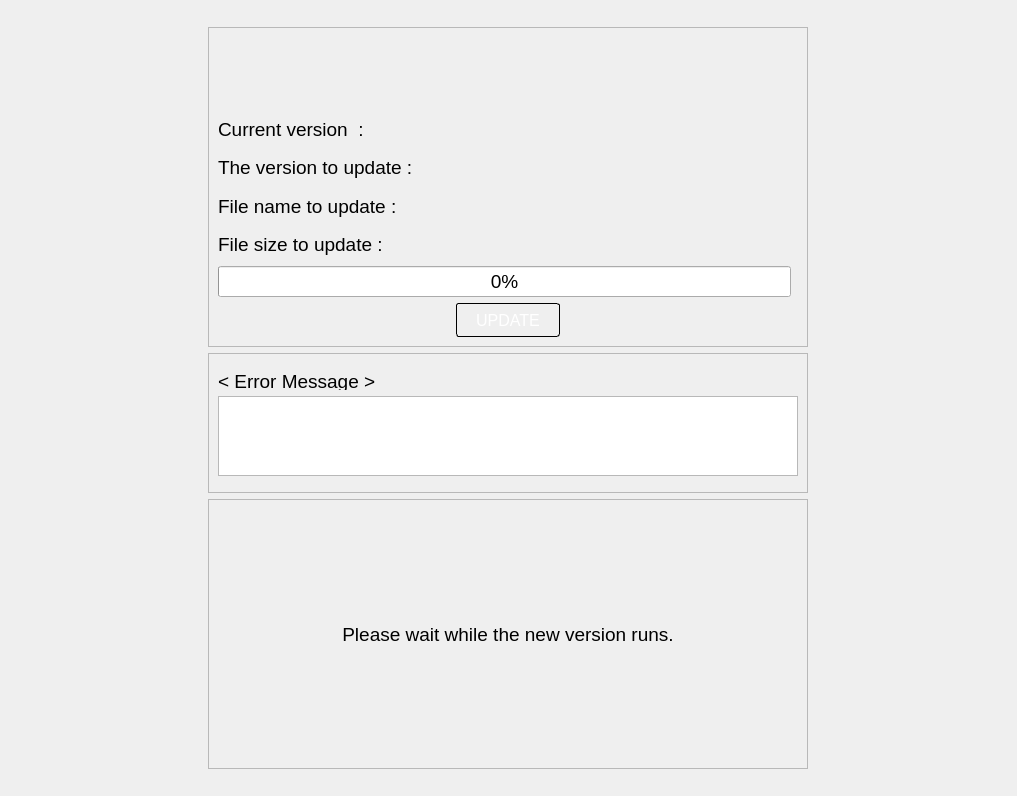
<?xml version="1.0" encoding="UTF-8"?>
<ui version="4.0">
 <class>UpdateWindow</class>
 <widget class="QWidget" name="UpdateWindow">
  <property name="geometry">
   <rect>
    <x>0</x>
    <y>0</y>
    <width>1017</width>
    <height>796</height>
   </rect>
  </property>
  <property name="windowTitle">
   <string>Form</string>
  </property>
  <property name="styleSheet">
   <string notr="true">QLabel {
 color: #000000
}

QTextEdit {
 color: #000000
}

QPushButton {
 /*color: #white;*/
 color: #ffffff;
 border: 1px solid black;
 border-radius: 3px;
 padding: 1px;
 background: qlineargradient(
   x1:0, y1:0, x2:0, y2:1,
   stop:0 #bec1d2,
   stop: 0.4 #717990,
   stop: 0.5 #5c637d
   stop:1 #68778e
 );
 min-width : 100px;
 min-height: 30px;
}

QPushButton:hover {
   background-color: khaki;
   color: black;
}

QPushButton:disabled {
   background-color: gray;
   color: #bec1d2;
}

QPushButton:pressed {
background: qlineargradient(
  x1:0, y1:0, x2:0, y2:1,
  stop:0 #68778e,
  stop: 0.4 #5c637d
  stop: 0.5 #717990,
  stop:1 #bec1d2
 );
 color: black;
}</string>
  </property>
  <layout class="QVBoxLayout" name="verticalLayout_3">
   <item>
    <spacer name="verticalSpacer_2">
     <property name="orientation">
      <enum>Qt::Vertical</enum>
     </property>
     <property name="sizeHint" stdset="0">
      <size>
       <width>20</width>
       <height>40</height>
      </size>
     </property>
    </spacer>
   </item>
   <item>
    <layout class="QHBoxLayout" name="horizontalLayout_7">
     <item>
      <widget class="QFrame" name="frame_update">
       <property name="minimumSize">
        <size>
         <width>600</width>
         <height>320</height>
        </size>
       </property>
       <property name="maximumSize">
        <size>
         <width>600</width>
         <height>320</height>
        </size>
       </property>
       <property name="frameShape">
        <enum>QFrame::StyledPanel</enum>
       </property>
       <property name="frameShadow">
        <enum>QFrame::Raised</enum>
       </property>
       <layout class="QVBoxLayout" name="verticalLayout">
        <item>
         <layout class="QHBoxLayout" name="horizontalLayout_10">
          <item>
           <widget class="QLabel" name="lbl_isUpdate_Message">
            <property name="font">
             <font>
              <family>Arial</family>
              <pointsize>16</pointsize>
             </font>
            </property>
            <property name="text">
             <string/>
            </property>
            <property name="alignment">
             <set>Qt::AlignCenter</set>
            </property>
           </widget>
          </item>
         </layout>
        </item>
        <item>
         <widget class="QLabel" name="label_6">
          <property name="text">
           <string/>
          </property>
         </widget>
        </item>
        <item>
         <layout class="QHBoxLayout" name="horizontalLayout">
          <item>
           <widget class="QLabel" name="label">
            <property name="font">
             <font>
              <family>Arial</family>
              <pointsize>14</pointsize>
             </font>
            </property>
            <property name="text">
             <string>Current version  : </string>
            </property>
           </widget>
          </item>
          <item>
           <widget class="QLabel" name="lbl_current_version">
            <property name="font">
             <font>
              <family>Arial</family>
              <pointsize>14</pointsize>
             </font>
            </property>
            <property name="layoutDirection">
             <enum>Qt::LeftToRight</enum>
            </property>
            <property name="text">
             <string/>
            </property>
            <property name="alignment">
             <set>Qt::AlignRight|Qt::AlignTrailing|Qt::AlignVCenter</set>
            </property>
           </widget>
          </item>
         </layout>
        </item>
        <item>
         <layout class="QHBoxLayout" name="horizontalLayout_2">
          <item>
           <widget class="QLabel" name="label_2">
            <property name="font">
             <font>
              <family>Arial</family>
              <pointsize>14</pointsize>
             </font>
            </property>
            <property name="text">
             <string>The version to update :</string>
            </property>
           </widget>
          </item>
          <item>
           <widget class="QLabel" name="lbl_update_version">
            <property name="font">
             <font>
              <family>Arial</family>
              <pointsize>14</pointsize>
             </font>
            </property>
            <property name="layoutDirection">
             <enum>Qt::LeftToRight</enum>
            </property>
            <property name="text">
             <string/>
            </property>
            <property name="alignment">
             <set>Qt::AlignRight|Qt::AlignTrailing|Qt::AlignVCenter</set>
            </property>
           </widget>
          </item>
         </layout>
        </item>
        <item>
         <layout class="QHBoxLayout" name="horizontalLayout_4">
          <item>
           <widget class="QLabel" name="label_5">
            <property name="font">
             <font>
              <family>Arial</family>
              <pointsize>14</pointsize>
             </font>
            </property>
            <property name="text">
             <string>File name to update : </string>
            </property>
           </widget>
          </item>
          <item>
           <widget class="QLabel" name="lbl_update_filename">
            <property name="font">
             <font>
              <family>Arial</family>
              <pointsize>14</pointsize>
             </font>
            </property>
            <property name="layoutDirection">
             <enum>Qt::LeftToRight</enum>
            </property>
            <property name="text">
             <string/>
            </property>
            <property name="alignment">
             <set>Qt::AlignRight|Qt::AlignTrailing|Qt::AlignVCenter</set>
            </property>
           </widget>
          </item>
         </layout>
        </item>
        <item>
         <layout class="QHBoxLayout" name="horizontalLayout_5">
          <item>
           <widget class="QLabel" name="label_3">
            <property name="font">
             <font>
              <family>Arial</family>
              <pointsize>14</pointsize>
             </font>
            </property>
            <property name="text">
             <string>File size to update :</string>
            </property>
           </widget>
          </item>
          <item>
           <widget class="QLabel" name="lbl_update_filesize">
            <property name="font">
             <font>
              <family>Arial</family>
              <pointsize>14</pointsize>
             </font>
            </property>
            <property name="layoutDirection">
             <enum>Qt::LeftToRight</enum>
            </property>
            <property name="text">
             <string/>
            </property>
            <property name="alignment">
             <set>Qt::AlignRight|Qt::AlignTrailing|Qt::AlignVCenter</set>
            </property>
           </widget>
          </item>
         </layout>
        </item>
        <item>
         <layout class="QHBoxLayout" name="horizontalLayout_3">
          <item>
           <widget class="QProgressBar" name="prog_download_progress">
            <property name="font">
             <font>
              <family>Arial</family>
              <pointsize>14</pointsize>
             </font>
            </property>
            <property name="value">
             <number>0</number>
            </property>
           </widget>
          </item>
          <item>
           <widget class="QLabel" name="lmm">
            <property name="minimumSize">
             <size>
              <width>1</width>
              <height>20</height>
             </size>
            </property>
            <property name="maximumSize">
             <size>
              <width>1</width>
              <height>20</height>
             </size>
            </property>
            <property name="font">
             <font>
              <family>Arial</family>
              <pointsize>14</pointsize>
             </font>
            </property>
            <property name="text">
             <string/>
            </property>
           </widget>
          </item>
         </layout>
        </item>
        <item>
         <layout class="QHBoxLayout" name="horizontalLayout_6">
          <item>
           <spacer name="horizontalSpacer">
            <property name="orientation">
             <enum>Qt::Horizontal</enum>
            </property>
            <property name="sizeHint" stdset="0">
             <size>
              <width>40</width>
              <height>20</height>
             </size>
            </property>
           </spacer>
          </item>
          <item>
           <widget class="QPushButton" name="pbt_update_start">
            <property name="minimumSize">
             <size>
              <width>104</width>
              <height>34</height>
             </size>
            </property>
            <property name="maximumSize">
             <size>
              <width>200</width>
              <height>16777215</height>
             </size>
            </property>
            <property name="font">
             <font>
              <family>Arial</family>
              <pointsize>12</pointsize>
             </font>
            </property>
            <property name="text">
             <string>UPDATE</string>
            </property>
           </widget>
          </item>
          <item>
           <spacer name="horizontalSpacer_2">
            <property name="orientation">
             <enum>Qt::Horizontal</enum>
            </property>
            <property name="sizeHint" stdset="0">
             <size>
              <width>40</width>
              <height>20</height>
             </size>
            </property>
           </spacer>
          </item>
         </layout>
        </item>
       </layout>
      </widget>
     </item>
    </layout>
   </item>
   <item>
    <layout class="QHBoxLayout" name="horizontalLayout_8">
     <item>
      <widget class="QFrame" name="frame_error_message">
       <property name="minimumSize">
        <size>
         <width>600</width>
         <height>140</height>
        </size>
       </property>
       <property name="maximumSize">
        <size>
         <width>600</width>
         <height>140</height>
        </size>
       </property>
       <property name="frameShape">
        <enum>QFrame::StyledPanel</enum>
       </property>
       <property name="frameShadow">
        <enum>QFrame::Raised</enum>
       </property>
       <layout class="QVBoxLayout" name="verticalLayout_2">
        <item>
         <layout class="QVBoxLayout" name="verticalLayout_4">
          <item>
           <widget class="QLabel" name="label_4">
            <property name="minimumSize">
             <size>
              <width>160</width>
              <height>20</height>
             </size>
            </property>
            <property name="maximumSize">
             <size>
              <width>160</width>
              <height>20</height>
             </size>
            </property>
            <property name="font">
             <font>
              <family>Arial</family>
              <pointsize>14</pointsize>
             </font>
            </property>
            <property name="text">
             <string>&lt; Error Message &gt;</string>
            </property>
            <property name="alignment">
             <set>Qt::AlignLeading|Qt::AlignLeft|Qt::AlignTop</set>
            </property>
           </widget>
          </item>
          <item>
           <widget class="QTextEdit" name="te_error_message">
            <property name="minimumSize">
             <size>
              <width>0</width>
              <height>80</height>
             </size>
            </property>
            <property name="maximumSize">
             <size>
              <width>16777215</width>
              <height>80</height>
             </size>
            </property>
            <property name="font">
             <font>
              <family>Arial</family>
              <pointsize>14</pointsize>
             </font>
            </property>
           </widget>
          </item>
         </layout>
        </item>
       </layout>
      </widget>
     </item>
    </layout>
   </item>
   <item>
    <layout class="QHBoxLayout" name="horizontalLayout_11">
     <item>
      <widget class="QFrame" name="frame_waitloading">
       <property name="minimumSize">
        <size>
         <width>600</width>
         <height>270</height>
        </size>
       </property>
       <property name="maximumSize">
        <size>
         <width>600</width>
         <height>270</height>
        </size>
       </property>
       <property name="frameShape">
        <enum>QFrame::StyledPanel</enum>
       </property>
       <property name="frameShadow">
        <enum>QFrame::Raised</enum>
       </property>
       <layout class="QVBoxLayout" name="verticalLayout_5">
        <item>
         <widget class="QLabel" name="label_7">
          <property name="minimumSize">
           <size>
            <width>0</width>
            <height>20</height>
           </size>
          </property>
          <property name="maximumSize">
           <size>
            <width>16777215</width>
            <height>20</height>
           </size>
          </property>
          <property name="font">
           <font>
            <family>Arial</family>
            <pointsize>14</pointsize>
           </font>
          </property>
          <property name="text">
           <string>Please wait while the new version runs.</string>
          </property>
          <property name="alignment">
           <set>Qt::AlignCenter</set>
          </property>
         </widget>
        </item>
        <item>
         <layout class="QHBoxLayout" name="horizontal_wait"/>
        </item>
       </layout>
      </widget>
     </item>
    </layout>
   </item>
   <item>
    <spacer name="verticalSpacer">
     <property name="orientation">
      <enum>Qt::Vertical</enum>
     </property>
     <property name="sizeHint" stdset="0">
      <size>
       <width>20</width>
       <height>40</height>
      </size>
     </property>
    </spacer>
   </item>
  </layout>
 </widget>
 <resources/>
 <connections/>
</ui>
